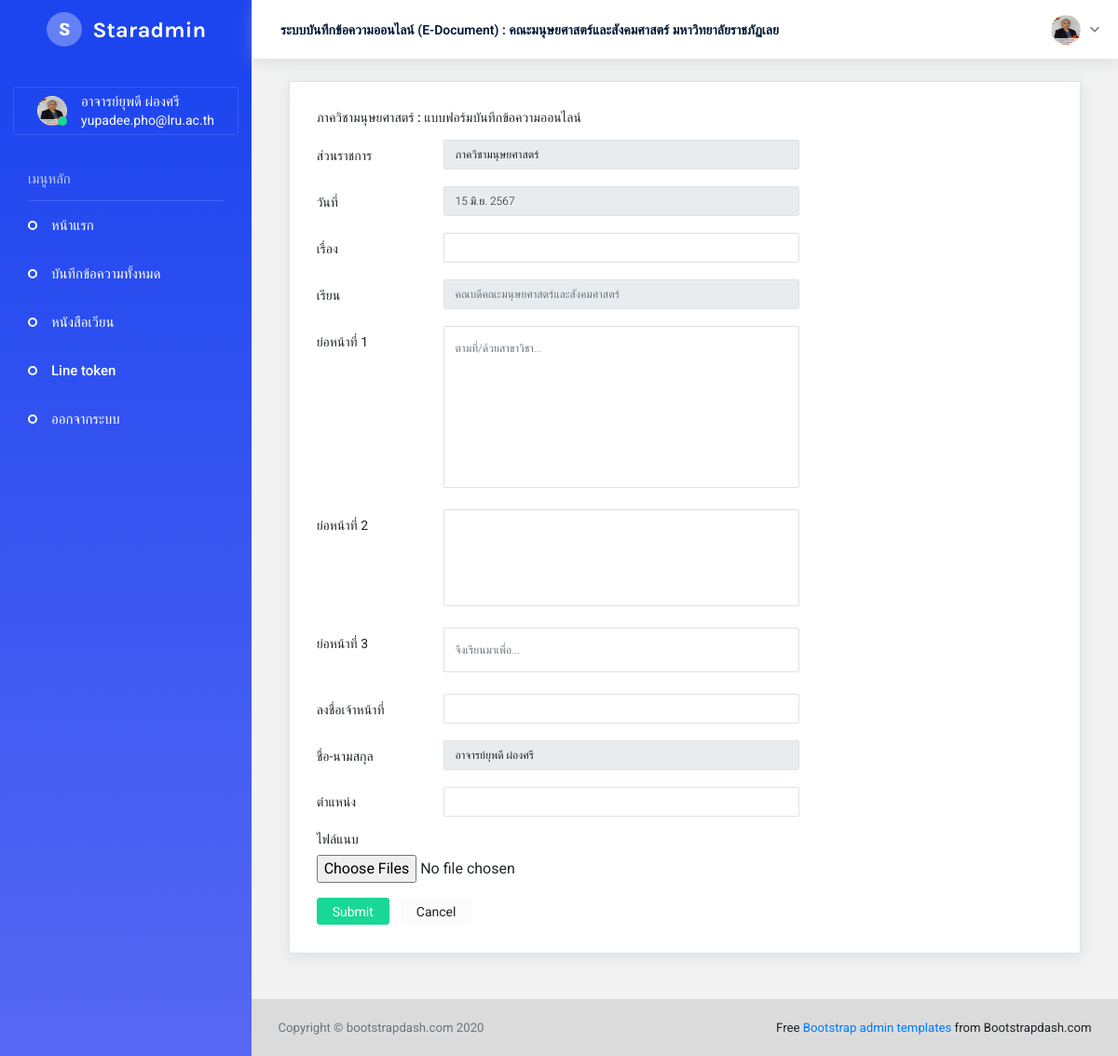
The app's page /user-officer-page.php (signed in) with its own data.
### tables this page shows
CREATE TABLE `member` (
  `id` int(4) NOT NULL,
  `field` varchar(100) NOT NULL,
  `name` varchar(100) NOT NULL,
  `email` varchar(100) NOT NULL,
  `pass` varchar(100) NOT NULL,
  `line_token` varchar(255) NOT NULL,
  `dep` varchar(100) NOT NULL,
  `status` char(1) NOT NULL,
  `image` varchar(100) NOT NULL,
  `rule` varchar(4) NOT NULL,
  `pass_update` char(1) NOT NULL
);

### user-officer-page.php (the view, shortened to what this page needs)
<?php
    include_once('connect.php');
    $id = $_SESSION["id"];
	$sql = "SELECT * FROM member WHERE id = ? ";
	$stmt = $conn->prepare($sql);
	$stmt->bind_param('s', $id);
	$stmt ->execute();
	$result = $stmt->get_result();
	$row = $result->fetch_assoc();
    function DateThai($strDate)
    {
        $strYear = date("Y",strtotime($strDate))+543;
        $strMonth= date("n",strtotime($strDate));
        $strDay= date("j",strtotime($strDate));
        $strMonthCut = Array("","ม.ค.","ก.พ.","มี.ค.","เม.ย.","พ.ค.","มิ.ย.","ก.ค.","ส.ค.","ก.ย.","ต.ค.","พ.ย.","ธ.ค.");
        $strMonthThai=$strMonthCut[$strMonth];
        return "$strDay $strMonthThai $strYear";
    }
    $strDate = date("Y-m-d");
?>
<!DOCTYPE html>
<html lang="en">
  <head>
    <link rel="stylesheet" href="assets/vendors/iconfonts/mdi/css/materialdesignicons.min.css">
    <link rel="stylesheet" href="assets/vendors/iconfonts/ionicons/dist/css/ionicons.css">
    <link rel="stylesheet" href="assets/vendors/iconfonts/flag-icon-css/css/flag-icon.min.css">
    <link rel="stylesheet" href="assets/vendors/css/vendor.bundle.base.css">
    <link rel="stylesheet" href="assets/vendors/css/vendor.bundle.addons.css">
    <link rel="stylesheet" href="assets/css/shared/style.css">
    <link rel="stylesheet" href="assets/css/demo_1/style.css">
  </head>
  <body>
    <div class="container-scroller">
      <nav class="navbar default-layout col-lg-12 col-12 p-0 fixed-top d-flex flex-row">
        <div class="text-center navbar-brand-wrapper d-flex align-items-top justify-content-center">
          <a class="navbar-brand brand-logo" href="index.html">
            <img src="assets/images/logo.svg" alt="logo" /> </a>
        </div>
        <div class="navbar-menu-wrapper d-flex align-items-center">
          <ul class="navbar-nav">
            <li class="nav-item font-weight-semibold d-none d-lg-block">ระบบบันทึกข้อความออนไลน์ (E-Document) : คณะมนุษยศาสตร์และสังคมศาสตร์ มหาวิทยาลัยราชภัฏเลย
            </li>
          </ul>
          <ul class="navbar-nav ml-auto">
            <li class="nav-item dropdown d-none d-xl-inline-block user-dropdown">
              <a class="nav-link dropdown-toggle" id="UserDropdown" href="#" data-toggle="dropdown" aria-expanded="false">
                <img class="img-xs rounded-circle" src="assets/images/user/<?php echo $row["image"];?>" alt="Profile image"> </a>
            </li>
          </ul>
        </div>
      </nav>
      <div class="container-fluid page-body-wrapper">
        <nav class="sidebar sidebar-offcanvas" id="sidebar">
          <ul class="nav">
            <li class="nav-item nav-profile">
              <a href="#" class="nav-link">
                <div class="profile-image">
                  <img class="img-xs rounded-circle" src="assets/images/user/<?php echo $row["image"];?>" alt="profile image">
                  <div class="dot-indicator bg-success"></div>
                </div>
                <div class="text-wrapper">
                  <p class="profile-name"><?php echo $row["name"];?></p>
                  <p class="designation"><?php echo $row["email"];?></p>
                </div>
              </a>
            </li>
            <li class="nav-item nav-category">เมนูหลัก</li>
            <li class="nav-item">
              <a class="nav-link" href="user-page.php">
                <span class="menu-title">หน้าแรก</span>
              </a>
            </li>
            <li class="nav-item">
              <a class="nav-link" href="all-memo-user.php">
                <span class="menu-title">บันทึกข้อความทั้งหมด</span>
              </a>
            </li>
            <li class="nav-item">
              <a class="nav-link" href="letter-all.php">
                <span class="menu-title">หนังสือเวียน</span>
              </a>
            </li>
            <li class="nav-item">
              <a class="nav-link" href="line-token.php">
                <span class="menu-title">Line token</span>
              </a>
            </li>
            <li class="nav-item">
              <a class="nav-link" href="sign-out.php">
                <span class="menu-title">ออกจากระบบ</span>
              </a>
            </li>
          </ul>
        </nav>
        <div class="main-panel">
          <div class="content-wrapper">
              <div class="col-12 grid-margin">
                <div class="card">
                  <div class="card-body">
                    <h4 class="card-title"><?php echo $row["dep"];?> : แบบฟอร์มบันทึกข้อความออนไลน์</h4>
                    <form class="comment-form" id="commentform" method="post" action="save-memo.php" enctype="multipart/form-data">
                      <div class="row">
                        <div class="col-md-8">
                          <div class="form-group row">
                            <label class="col-sm-3 col-form-label">ส่วนราชการ</label>
                            <div class="col-sm-9">
                              <input type="text" class="form-control" value="<?php echo $row["dep"];?>" name="field" readonly/>
                            </div>
                          </div>
                        </div>
                      </div>
                      <div class="row">
                        <div class="col-md-8">
                          <div class="form-group row">
                            <label class="col-sm-3 col-form-label">วันที่</label>
                            <div class="col-sm-9">
                              <input class="form-control" value="<?php echo DateThai($strDate); ?>" name="memo_date" readonly/>
                            </div>
                          </div>
                        </div>
                      </div>
                      <div class="row">
                        <div class="col-md-8">
                          <div class="form-group row">
                            <label class="col-sm-3 col-form-label">เรื่อง</label>
                            <div class="col-sm-9">
                              <input type="text" class="form-control" name="title" />
                            </div>
                          </div>
                        </div>
                      </div>
                      <div class="row">
                        <div class="col-md-8">
                          <div class="form-group row">
                            <label class="col-sm-3 col-form-label">เรียน</label>
                            <div class="col-sm-9">
                              <input type="text" class="form-control" placeholder="คณบดีคณะมนุษยศาสตร์และสังคมศาสตร์" name="memo_to" readonly/>
                            </div>
                          </div>
                        </div>
                      </div>
                      <div class="row">
                        <div class="col-md-8">
                          <div class="form-group row">
                            <label class="col-sm-3 col-form-label">ย่อหน้าที่ 1</label>
                            <div class="col-sm-9">
                              <textarea class="form-control" id="exampleTextarea1" rows="10" placeholder="ตามที่/ด้วยสาขาวิชา..." name="paragraph1"></textarea>
                            </div>
                          </div>
                        </div>
                      </div>
                      <div class="row">
                        <div class="col-md-8">
                          <div class="form-group row">
                            <label class="col-sm-3 col-form-label">ย่อหน้าที่ 2</label>
                            <div class="col-sm-9">
                              <textarea class="form-control" id="exampleTextarea1" rows="5" name="paragraph2"></textarea>
                            </div>
                          </div>
                        </div>
                      </div>
                      <div class="row">
                        <div class="col-md-8">
                          <div class="form-group row">
                            <label class="col-sm-3 col-form-label">ย่อหน้าที่ 3</label>
                            <div class="col-sm-9">
                              <textarea class="form-control" id="exampleTextarea1" rows="1" placeholder="จึงเรียนมาเพื่อ..." name="paragraph3"></textarea>
                            </div>
                          </div>
                        </div>
                      </div>
                      <div class="row">
                        <div class="col-md-8">
                          <div class="form-group row">
                            <label class="col-sm-3 col-form-label">ลงชื่อเจ้าหน้าที่</label>
                            <div class="col-sm-9">
                              <input type="text" class="form-control" name="sign" />
                            </div>
                          </div>
                        </div>
                      </div>
                      <div class="row">
                        <div class="col-md-8">
                          <div class="form-group row">
                            <label class="col-sm-3 col-form-label">ชื่อ-นามสกุล</label>
                            <div class="col-sm-9">
                              <input type="text" class="form-control" value="<?php echo $row["name"];?>" name="name" readonly/>
                            </div>
                          </div>
                        </div>
                      </div>
                      <div class="row">
                        <div class="col-md-8">
                          <div class="form-group row">
                            <label class="col-sm-3 col-form-label">ตำแหน่ง</label>
                            <div class="col-sm-9">
                              <input type="text" class="form-control" name="position" />
                            </div>
                          </div>
                        </div>
                      </div>
                      <div class="row">
                        <div class="col-md-8">
                          <div class="form-group">
                            <label for="exampleFormControlFile1">ไฟล์แนบ</label>
                            <input type="file" name="imageFile[]" multiple class="form-control-file" id="exampleFormControlFile1">
                          </div>
                        </div>
                      </div>
                      <button type="submit" class="btn btn-success mr-2" name="submit">Submit</button>
                      <button type="reset" class="btn btn-light">Cancel</button>
                    </form>
                  </div>
                </div>
              </div>
          </div>
          <footer class="footer">
            <div class="container-fluid clearfix">
              <span class="text-muted d-block text-center text-sm-left d-sm-inline-block">Copyright © bootstrapdash.com 2020</span>
              <span class="float-none float-sm-right d-block mt-1 mt-sm-0 text-center"> Free <a href="https://www.bootstrapdash.com/bootstrap-admin-template/" target="_blank">Bootstrap admin templates</a> from Bootstrapdash.com</span>
            </div>
          </footer>
        </div>
      </div>
    </div>
  </body>
</html>

### records on screen
member: image (picture), name "อาจารย์ยุพดี ผ่องศรี", email "yupadee.pho@lru.ac.th", dep "ภาควิชามนุษยศาสตร์", field "ภาควิชามนุษยศาสตร์"
